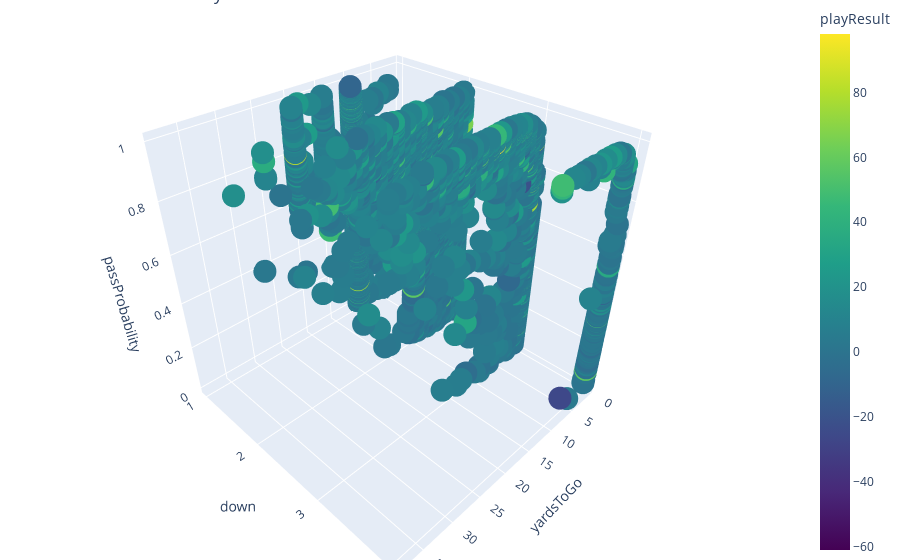

Notebook source saved alongside this figure:
### Markdown cell above
#### Let's represent this relationship another way. Let's also add an interactive element to our plot. This way, we can see exactly what plays were run at what down, and what yardage. This way, we can see the big picture, and the small picture at the same time.

### Code cell
# Create a 3D scatter plot
fig = px.scatter_3d(plays_df, 
                    x='yardsToGo', 
                    y='down', 
                    z='passProbability',
                    color='playResult', 
                    color_continuous_scale=px.colors.sequential.Viridis,
                    title='3D Visualization of Plays',
                    hover_data=['playDescription']
                    )

fig.update_layout(scene=dict(
    yaxis=dict(
        dtick=1  # Set the interval for the y-axis
    )
))

fig.update_layout(margin=dict(l=0, r=0, b=0, t=0))

fig.show()

### Figure 1 — Plotly figure (JSON) as saved in the notebook; plotly's stock layout.template omitted (floating-point values rounded to 4 significant figures; data arrays with more than 128 entries replaced by an {"elided": "..."} marker saying what was removed)
{"data": [{"customdata": {"elided": "12486x1 str values"}, "hovertemplate": "yardsToGo=%{x}<br>down=%{y}<br>passProbability=%{z}<br>playDescription=%{customdata[0]}<br>playResult=%{marker.color}<extra></extra>", "legendgroup": "", "marker": {"color": {"elided": "12486 int values"}, "coloraxis": "coloraxis", "symbol": "circle"}, "mode": "markers", "name": "", "scene": "scene", "showlegend": false, "type": "scatter3d", "x": {"elided": "12486 int values"}, "y": {"elided": "12486 int values"}, "z": {"elided": "12486 float values"}}], "layout": {"coloraxis": {"colorbar": {"title": {"text": "playResult"}}, "colorscale": [[0, "#440154"], [0.1111, "#482878"], [0.2222, "#3e4989"], [0.3333, "#31688e"], [0.4444, "#26828e"], [0.5556, "#1f9e89"], [0.6667, "#35b779"], [0.7778, "#6ece58"], [0.8889, "#b5de2b"], [1, "#fde725"]]}, "legend": {"tracegroupgap": 0}, "margin": {"b": 0, "l": 0, "r": 0, "t": 0}, "scene": {"domain": {"x": [0, 1], "y": [0, 1]}, "xaxis": {"title": {"text": "yardsToGo"}}, "yaxis": {"dtick": 1, "title": {"text": "down"}}, "zaxis": {"title": {"text": "passProbability"}}}, "title": {"text": "3D Visualization of Plays"}}}
